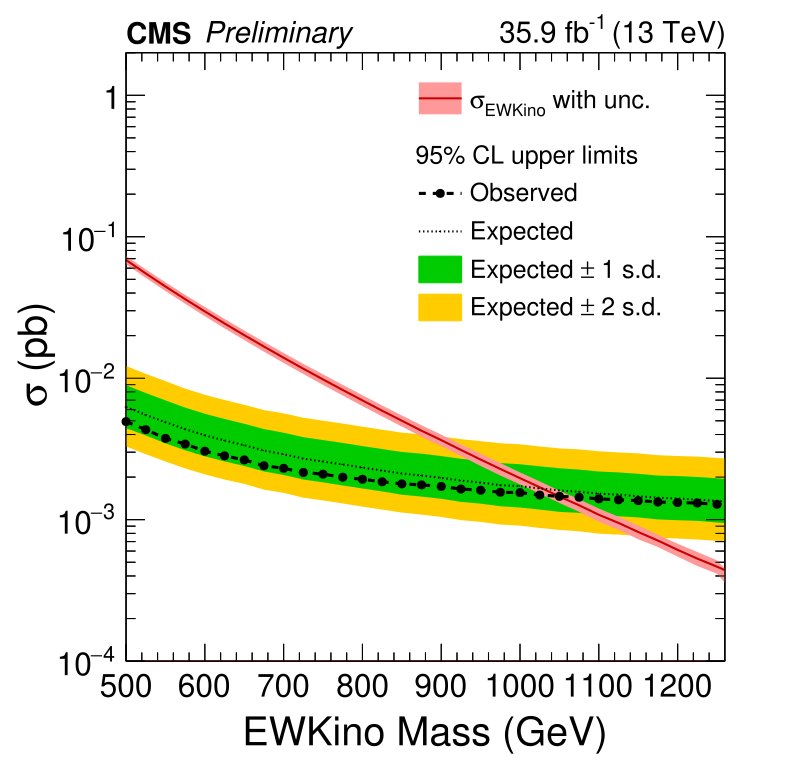

Recreate this plot in Python.
#!/usr/bin/env python
from ROOT import *
from array import *
gROOT.SetBatch(True)
import sys, os
from os.path import isfile, join
import math

# ------------------------------
def SetHistoStyle( histo ) :
    histo.SetLineColor(2)
    histo.SetMarkerColor(1)
    histo.GetXaxis().SetTitleFont(42);
    histo.GetYaxis().SetTitleFont(42);
    histo.GetXaxis().SetTitleSize(0.05);
    histo.GetYaxis().SetTitleSize(0.05);
    histo.GetXaxis().SetTitleFont(42)
    histo.GetYaxis().SetTitleFont(42)
    histo.GetXaxis().SetLabelFont(42)
    histo.GetYaxis().SetLabelFont(42)
    histo.GetXaxis().SetTitleSize(0.055)
    histo.GetYaxis().SetTitleSize(0.055)
    histo.GetXaxis().SetTitleOffset(1.1)
    histo.GetYaxis().SetTitleOffset(1.3)
    histo.GetXaxis().SetLabelOffset(0.011)
    histo.GetYaxis().SetLabelOffset(0.011)
    histo.GetXaxis().SetLabelSize(0.045)
    histo.GetYaxis().SetLabelSize(0.045)
    histo.SetMarkerStyle(9)
    histo.SetMarkerColor(1)
    histo.SetFillColor(2)
    histo.SetFillStyle(1001)
    histo.SetTitle("")
    histo.GetYaxis().SetTitle("Count")
    histo.GetYaxis().CenterTitle()
    histo.GetXaxis().CenterTitle()
# ------------------------------

#print "\npython limitPlotter.py <path-to-dir-with-Combine-root-files>  <limitname>\n"

# Extract input arguments
# ------------------------------
inputfoldername=sys.argv[1]
limitname=sys.argv[2]


# Extract file names in target dir
# ------------------------------
filelist = [f for f in os.listdir(inputfoldername) if isfile(join(inputfoldername, f)) if ".root" in f]
#print filelist


# Signal cross sections
# ------------------------------
signalmasscrosssection = [ 
    (500 , 0.0684798),
    (525 , 0.055003),
    (550 , 0.044479),
    (575 , 0.0362064),
    (600 , 0.0296363),
    (625 , 0.0243714),
    (650 , 0.0201627),
    (675 , 0.0167339),
    (700 , 0.013949),
    (725 , 0.0116662),
    (750 , 0.00980217),
    (775 , 0.00825218),
    (800 , 0.0069704),
    (825 , 0.00588788),
    (850 , 0.00500382),
    (875 , 0.00425246),
    (900 , 0.00364968),
    (925 , 0.00311048),
    (950 , 0.00265918),
    (975 , 0.00228236),
    (1000 , 0.00196539),
    (1025 , 0.00169505),
    (1050 , 0.00145662),
    (1075 , 0.00126383),
    (1100 , 0.001083),
    (1125 , 0.000948407),
    (1150 , 0.000818002),
    (1175 , 0.000711586),
    (1200 , 0.000611895),
    (1225 , 0.000530569),
    (1250 , 0.000465194),
    (1275 , 0.000405204),
    (1300 , 0.000356384)
    ]

theorycrosssection = [ 
    (500 , 0.0684798),
    (525 , 0.055003),
    (550 , 0.044479),
    (575 , 0.0362064),
    (600 , 0.0296363),
    (625 , 0.0243714),
    (650 , 0.0201627),
    (675 , 0.0167339),
    (700 , 0.013949),
    (725 , 0.0116662),
    (750 , 0.00980217),
    (775 , 0.00825218),
    (800 , 0.0069704),
    (825 , 0.00588788),
    (850 , 0.00500382),
    (875 , 0.00425246),
    (900 , 0.00364968),
    (925 , 0.00311048),
    (950 , 0.00265918),
    (975 , 0.00228236),
    (1000 , 0.00196539),
    (1025 , 0.00169505),
    (1050 , 0.00145662),
    (1075 , 0.00126383),
    (1100 , 0.001083),
    (1125 , 0.000948407),
    (1150 , 0.000818002),
    (1175 , 0.000711586),
    (1200 , 0.000611895),
    (1225 , 0.000530569),
    (1250 , 0.000465194),
    (1275 , 0.000405204),
    (1300 , 0.000356384)
    ]
theorycrosssectionunc = [ 
    (500 , 0.00459812),
    (525 , 0.00381863),
    (550 , 0.00317022),
    (575 , 0.00264036),
    (600 , 0.00223871),
    (625 , 0.00186761),
    (650 , 0.00157097),
    (675 , 0.00133421),
    (700 , 0.00113687),
    (725 , 0.000965658),
    (750 , 0.000837863),
    (775 , 0.000713159),
    (800 , 0.00061505),
    (825 , 0.000519171),
    (850 , 0.00044902),
    (875 , 0.000395811),
    (900 , 0.000342134),
    (925 , 0.000291459),
    (950 , 0.00026328),
    (975 , 0.000231164),
    (1000 , 0.000191784),
    (1025 , 0.000169393),
    (1050 , 0.000144745),
    (1075 , 0.000128066),
    (1100 , 0.000115396),
    (1125 , 0.000100686),
    (1150 , 9.08454e-05),
    (1175 , 7.11723e-05),
    (1200 , 6.36632e-05),
    (1225 , 6.01556e-05),
    (1250 , 5.0544e-05),
    (1275 , 4.63869e-05),
    (1300 , 3.87918e-05)
    ]
theorymass = [ 
    (500 , 500),
    (525 , 525),
    (550 , 550),
    (575 , 575),
    (600 , 600),
    (625 , 625),
    (650 , 650),
    (675 , 675),
    (700 , 700),
    (725 , 725),
    (750 , 750),
    (775 , 775),
    (800 , 800),
    (825 , 825),
    (850 , 850),
    (875 , 875),
    (900 , 900),
    (925 , 925),
    (950 , 950),
    (975 , 975),
    (1000 , 1000),
    (1025 , 1025),
    (1050 , 1050),
    (1075 , 1075),
    (1100 , 1100),
    (1125 , 1125),
    (1150 , 1150),
    (1175 , 1175),
    (1200 , 1200),
    (1225 , 1225),
    (1250 , 1250),
    (1275 , 1275),
    (1300 , 1300)
    ]

# Extract r-values from Combine output root files
# ------------------------------
m2sigmaexparray=[]
m1sigmaexparray=[]
meanexparray=[]
p1sigmaexparray=[]
p2sigmaexparray=[]
obsarray=[]
massarray=[]
masserrorarray=[]
#print
for filename in filelist:
    #print  filename
    infile=TFile(inputfoldername+"/"+filename,"READ")
#    infile.ls()
    #print
    tr=infile.Get("limit")
#    tr.Show(0)
    for ie,event in enumerate(tr):
        #print event.quantileExpected
        #print round(event.quantileExpected,2)
        if ie==0 and round(event.quantileExpected,2) == 0.03 : m2sigmaexparray.append((round(10000*event.mh,0),event.limit))
        if ie==1 and round(event.quantileExpected,2) == 0.16 : m1sigmaexparray.append((round(10000*event.mh,0),event.limit))
        if ie==2 and round(event.quantileExpected,2) == 0.5  : meanexparray.append((round(10000*event.mh,0),event.limit))
        if ie==3 and round(event.quantileExpected,2) == 0.84 : p1sigmaexparray.append((round(10000*event.mh,0),event.limit))
        if ie==4 and round(event.quantileExpected,2) == 0.98 : p2sigmaexparray.append((round(10000*event.mh,0),event.limit))
        if ie==5 and round(event.quantileExpected,2) == -1.0 : obsarray.append((round(10000*event.mh,0),event.limit))
        if ie==5 and round(event.quantileExpected,2) == -1.0 : masserrorarray.append(0.0)
#print
#print
print "got limits into array"
#for ii in m2sigmaexparray:
#    print ii

# Create r-value limit arrays
# ------------------------------
signalcrosssectionsorted = [ x[1] for x in sorted(signalmasscrosssection, key=lambda tup: tup[0]) ]
theorycrosssectionsorted = [ x[1] for x in sorted(theorycrosssection, key=lambda tup: tup[0]) ]
theorycrosssectionuncsorted = [ x[1] for x in sorted(theorycrosssectionunc, key=lambda tup: tup[0]) ]
theorymasssorted      = [ x[1] for x in sorted(theorymass,      key=lambda tup: tup[0]) ]
obsarraysorted        = [ x[1] for x in sorted(obsarray,        key=lambda tup: tup[0]) ]
m2sigmaexparraysorted = [ x[1] for x in sorted(m2sigmaexparray, key=lambda tup: tup[0]) ]
m1sigmaexparraysorted = [ x[1] for x in sorted(m1sigmaexparray, key=lambda tup: tup[0]) ]
meanexparraysorted    = [ x[1] for x in sorted(meanexparray,    key=lambda tup: tup[0]) ]
massarraysorted       = [ x[0] for x in sorted(meanexparray,    key=lambda tup: tup[0]) ]
massarraysortedV2     = [ x[0] for x in sorted(signalmasscrosssection,    key=lambda tup: tup[0]) ]
p1sigmaexparraysorted = [ x[1] for x in sorted(p1sigmaexparray, key=lambda tup: tup[0]) ]
p2sigmaexparraysorted = [ x[1] for x in sorted(p2sigmaexparray, key=lambda tup: tup[0]) ]
#print "**Before signal cross-section normalization**"
#print "signalcrosssectionsorted : ",signalcrosssectionsorted
#print "          obsarraysorted : ",obsarraysorted
#print "   m2sigmaexparraysorted : ",m2sigmaexparraysorted
#print "   m1sigmaexparraysorted : ",m1sigmaexparraysorted
#print "      meanexparraysorted : ",meanexparraysorted
#print "   p1sigmaexparraysorted : ",p1sigmaexparraysorted
#print "   p2sigmaexparraysorted : ",p2sigmaexparraysorted
#print "         massarraysorted : ",massarraysorted
#print "Th. XSec massarraysorted : ",massarraysortedV2
#print


for imass in massarraysorted:
    if imass not in massarraysortedV2 : 
        print "\nERROR: input limit mass "+str(imass)+" is not included in the signal cross-section array!"
        print "available signal masses: ",massarraysortedV2
        print "..exiting!\n"
        exit(1)


# Create cross-section normalized limit arrays
# ------------------------------
obsarraysorted        = [a*b for a,b in zip(signalcrosssectionsorted,obsarraysorted)]
m2sigmaexparraysorted = [a*b for a,b in zip(signalcrosssectionsorted,m2sigmaexparraysorted)]
m1sigmaexparraysorted = [a*b for a,b in zip(signalcrosssectionsorted,m1sigmaexparraysorted)]
meanexparraysorted    = [a*b for a,b in zip(signalcrosssectionsorted,meanexparraysorted)]
p1sigmaexparraysorted = [a*b for a,b in zip(signalcrosssectionsorted,p1sigmaexparraysorted)]
p2sigmaexparraysorted = [a*b for a,b in zip(signalcrosssectionsorted,p2sigmaexparraysorted)]
#print "**After signal cross-section normalization**"
#print "signalcrosssectionsorted : ",signalcrosssectionsorted
#print "          obsarraysorted : ",obsarraysorted
#print "   m2sigmaexparraysorted : ",m2sigmaexparraysorted
#print "   m1sigmaexparraysorted : ",m1sigmaexparraysorted
#print "      meanexparraysorted : ",meanexparraysorted
#print "   p1sigmaexparraysorted : ",p1sigmaexparraysorted
#print "   p2sigmaexparraysorted : ",p2sigmaexparraysorted
#print "         massarraysorted : ",massarraysorted
#print

# Create bands for +/- 1 and 2 sigma & theory xsec uncertainty
# ------------------------------
m2bandmeanexpsorted=[]
m1bandmeanexpsorted=[]
p1bandmeanexpsorted=[]
p2bandmeanexpsorted=[]
expLimit = 0
obsLimit = 0
for im,mass in enumerate(massarraysorted) :
    m2bandmeanexpsorted.append( meanexparraysorted[im]-m2sigmaexparraysorted[im])
    m1bandmeanexpsorted.append( meanexparraysorted[im]-m1sigmaexparraysorted[im])
    p1bandmeanexpsorted.append(-meanexparraysorted[im]+p1sigmaexparraysorted[im])
    p2bandmeanexpsorted.append(-meanexparraysorted[im]+p2sigmaexparraysorted[im])
    
    # Calculate limit (obs. & exp.) automatically
    # ------------------------------
    if im+1 < len(massarraysorted) :
        # log y = a*x+b --> because of using log scale !!!
        aExp = (TMath.Log(meanexparraysorted[im])-TMath.Log(meanexparraysorted[im+1]))/(massarraysorted[im]-massarraysorted[im+1])
        aObs = (TMath.Log(obsarraysorted[im])-TMath.Log(obsarraysorted[im+1]))/(massarraysorted[im]-massarraysorted[im+1])
        aTheo = (TMath.Log(signalcrosssectionsorted[im])-TMath.Log(signalcrosssectionsorted[im+1]))/(massarraysorted[im]-massarraysorted[im+1])
        bExp = TMath.Log(meanexparraysorted[im])-aExp*massarraysorted[im]
        bObs = TMath.Log(obsarraysorted[im])-aObs*massarraysorted[im]
        bTheo = TMath.Log(signalcrosssectionsorted[im])-aTheo*massarraysorted[im]
        
        canTF=TCanvas("canTF","canTF",0,0,700,700); canTF.cd()
        lineExp = TF1("lineExp","TMath::Exp([0]*x+[1])-TMath::Exp([2]*x+[3])",massarraysorted[im],massarraysorted[im+1])
        lineExp.SetParameter(0,aExp)
        lineExp.SetParameter(1,bExp)
        lineExp.SetParameter(2,aTheo)
        lineExp.SetParameter(3,bTheo)
        lineExp.Draw()
        lineExp.SetNpx(int(massarraysorted[len(massarraysorted)-1]-massarraysorted[0]))
        if lineExp.GetX(0,massarraysorted[0],massarraysorted[len(massarraysorted)-1]) <= massarraysorted[im+1] and lineExp.GetX(0,massarraysorted[0],massarraysorted[len(massarraysorted)-1]) >= massarraysorted[im] : expLimit = lineExp.GetX(0,massarraysorted[0],massarraysorted[len(massarraysorted)-1])
        
        lineObs = TF1("lineObs","TMath::Exp([0]*x+[1])-TMath::Exp([2]*x+[3])",massarraysorted[im],massarraysorted[im+1])
        lineObs.SetParameter(0,aObs)
        lineObs.SetParameter(1,bObs)
        lineObs.SetParameter(2,aTheo)
        lineObs.SetParameter(3,bTheo)
        lineObs.Draw()
        lineObs.SetNpx(int(massarraysorted[len(massarraysorted)-1]-massarraysorted[0]))
        if lineObs.GetX(0,massarraysorted[0],massarraysorted[len(massarraysorted)-1]) <= massarraysorted[im+1] and lineObs.GetX(0,massarraysorted[0],massarraysorted[len(massarraysorted)-1]) >= massarraysorted[im] : obsLimit = lineObs.GetX(0,massarraysorted[0],massarraysorted[len(massarraysorted)-1])
        canTF.Close()
        
print "next: create canvas"        
    

# Create output canvas
# ------------------------------
can=TCanvas("can1","can1",0,0,700,700); can.cd()
gStyle.SetOptStat(0)
can.SetLeftMargin(0.15); can.SetRightMargin(0.10); can.SetTopMargin(0.07); can.SetBottomMargin(0.13)
can.SetTickx(1); can.SetTicky(1); can.SetLogy(0)


# Create limit curves
# ------------------------------
theorycurve             = TGraphErrors ( len(theorycrosssectionsorted), array('d',theorymasssorted), array('d',theorycrosssectionsorted) )
for im,mass in enumerate(theorymasssorted) :
    theorycurve.SetPointError(im,0,theorycrosssectionuncsorted[im])
    
observedlimit           = TGraph( len(massarraysorted), array('d',massarraysorted), array('d',obsarraysorted) )
m2sigmaexpectedlimit    = TGraph( len(massarraysorted), array('d',massarraysorted), array('d',m2sigmaexparraysorted) )
m1sigmaexpectedlimit    = TGraph( len(massarraysorted), array('d',massarraysorted), array('d',m1sigmaexparraysorted) )
expectedlimit           = TGraph( len(massarraysorted), array('d',massarraysorted), array('d',meanexparraysorted)    )
expected1sigmalimitarea = TGraphAsymmErrors( len(massarraysorted), array('d',massarraysorted), array('d',meanexparraysorted), array('d',masserrorarray), array('d',masserrorarray), array('d',m1bandmeanexpsorted), array('d',p1bandmeanexpsorted)   )
expected2sigmalimitarea = TGraphAsymmErrors( len(massarraysorted), array('d',massarraysorted), array('d',meanexparraysorted), array('d',masserrorarray), array('d',masserrorarray), array('d',m2bandmeanexpsorted), array('d',p2bandmeanexpsorted)   )
p1sigmaexpectedlimit    = TGraph( len(massarraysorted), array('d',massarraysorted), array('d',p1sigmaexparraysorted) )
p2sigmaexpectedlimit    = TGraph( len(massarraysorted), array('d',massarraysorted), array('d',p2sigmaexparraysorted) )

# Create canvas
# ------------------------------
can.cd(); can.SetLogy(1)
can.SetLeftMargin(0.16)
can.SetRightMargin(0.08)
can.SetTopMargin(0.07)
can.SetBottomMargin(0.13)

# Create legends
# ------------------------------
legend2 = TLegend(0.52,0.84,0.83,0.9)
legend2.SetFillColor(0); legend2.SetLineColor(0); legend2.SetFillColor(0); legend2.SetFillStyle(0)
legend2.SetTextSize(0.035); legend2.SetTextFont(42); legend2.SetTextAlign(12)
legend2.AddEntry(theorycurve,"#sigma_{EWKino} with unc.","FL")
legend = TLegend(0.52,0.57,0.83,0.82)
legend.SetFillColor(0); legend.SetLineColor(0); legend.SetFillColor(0); legend.SetFillStyle(0)
legend.SetTextSize(0.035); legend.SetTextFont(42); legend.SetTextAlign(12)
legend.SetHeader("95% CL upper limits")
legend.AddEntry(observedlimit,"Observed","PL")
legend.AddEntry(expectedlimit,"Expected","PL")
legend.AddEntry(expected1sigmalimitarea,"Expected #pm 1 s.d.","F")
legend.AddEntry(expected2sigmalimitarea,"Expected #pm 2 s.d.","F")


# Create labels
# ------------------------------
cmslabel      = TLatex(); cmslabel.SetTextFont(61);      cmslabel.SetTextAlign(11);      cmslabel.SetNDC();      cmslabel.SetTextSize(0.042)
cmsextralabel = TLatex(); cmsextralabel.SetTextFont(52); cmsextralabel.SetTextAlign(11); cmsextralabel.SetNDC(); cmsextralabel.SetTextSize(0.042)
lumilabel     = TLatex(); lumilabel.SetTextFont(42);     lumilabel.SetTextAlign(31);     lumilabel.SetNDC();     lumilabel.SetTextSize(0.042)


# Draw & save output 
# ------------------------------
hFrame = TH1D("","",1,500,1260)
hFrame.Draw("HIST")
SetHistoStyle(hFrame)
hFrame.GetYaxis().SetRangeUser(0.0001,2.)
hFrame.GetYaxis().SetTitle("#sigma (pb)")
hFrame.GetXaxis().SetTitle("EWKino Mass (GeV)")
expectedlimit.SetLineStyle(3)
expectedlimit.SetLineWidth(2)
observedlimit.SetMarkerStyle(9)
observedlimit.SetLineStyle(7)
observedlimit.SetLineWidth(3)
expected1sigmalimitarea.SetFillColor(kGreen+1)
expected1sigmalimitarea.SetLineColor(kGreen+1)
expected1sigmalimitarea.SetFillStyle(1001)
expected2sigmalimitarea.SetFillColor(kOrange)
expected2sigmalimitarea.SetLineColor(kOrange)
expected2sigmalimitarea.SetFillStyle(1001)
theorycurve.SetFillColor(kRed-9)
theorycurve.SetFillStyle(1001)
theorycurve.SetLineColor(kRed+1)
theorycurve.SetLineWidth(2)
expected2sigmalimitarea.Draw("3same")
expected1sigmalimitarea.Draw("3same")
#m1sigmaexpectedlimit.Draw("Lsame")
#p1sigmaexpectedlimit.Draw("Lsame")
#m2sigmaexpectedlimit.Draw("Lsame")
#p2sigmaexpectedlimit.Draw("Lsame")
theorycurve.Draw("3same")
theorycurve.Draw("LXsame")
expectedlimit.Draw("PLsame")
observedlimit.Draw("PLsame")
legend2.Draw()
legend.Draw()
cmslabel.DrawLatex(0.16,0.942,"CMS")
cmsextralabel.DrawLatex(0.26,0.942,"Preliminary")
lumilabel.DrawLatex(0.92,0.942,"35.9 fb^{-1} (13 TeV)")
gPad.RedrawAxis()
outFile = TFile("limitPlotter_TChiNG.root","recreate")
theorycurve.Write()
expectedlimit.Write()
observedlimit.Write()
can.SaveAs("limitPlotter_"+limitname+".pdf")

#print 
if expLimit <= massarraysorted[0] or expLimit >= massarraysorted[len(massarraysorted)-1] : print "No expected limit calculation possible!"
elif expLimit != 0 : 
    print "Expected Limit: %.0f GeV" % expLimit
if obsLimit <= massarraysorted[0] or obsLimit >= massarraysorted[len(massarraysorted)-1] : print "No observed limit calculation possible!"
elif obsLimit != 0 : 
    print "Observed Limit: %.0f GeV" % obsLimit
